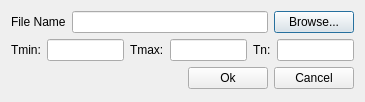
<?xml version="1.0" encoding="UTF-8"?>
<ui version="4.0">
 <class>SelectShpDlg</class>
 <widget class="QDialog" name="SelectShpDlg">
  <property name="geometry">
   <rect>
    <x>0</x>
    <y>0</y>
    <width>365</width>
    <height>102</height>
   </rect>
  </property>
  <property name="windowTitle">
   <string>Select Shape File Dialog</string>
  </property>
  <layout class="QVBoxLayout" name="verticalLayout">
   <item>
    <layout class="QHBoxLayout" name="horizontalLayout_3">
     <item>
      <widget class="QLabel" name="label">
       <property name="text">
        <string>File Name</string>
       </property>
      </widget>
     </item>
     <item>
      <widget class="QLineEdit" name="lineEdit_filename">
       <property name="readOnly">
        <bool>true</bool>
       </property>
      </widget>
     </item>
     <item>
      <widget class="QPushButton" name="pushButton_browse">
       <property name="text">
        <string>Browse...</string>
       </property>
      </widget>
     </item>
    </layout>
   </item>
   <item>
    <layout class="QHBoxLayout" name="horizontalLayout">
     <item>
      <widget class="QLabel" name="label_37">
       <property name="text">
        <string>Tmin:</string>
       </property>
      </widget>
     </item>
     <item>
      <widget class="QLineEdit" name="lineEdit_tmin">
       <property name="text">
        <string/>
       </property>
      </widget>
     </item>
     <item>
      <widget class="QLabel" name="label_38">
       <property name="text">
        <string>Tmax:</string>
       </property>
      </widget>
     </item>
     <item>
      <widget class="QLineEdit" name="lineEdit_tmax">
       <property name="text">
        <string/>
       </property>
      </widget>
     </item>
     <item>
      <widget class="QLabel" name="label_42">
       <property name="text">
        <string>Tn:</string>
       </property>
      </widget>
     </item>
     <item>
      <widget class="QLineEdit" name="lineEdit_tn">
       <property name="text">
        <string/>
       </property>
      </widget>
     </item>
    </layout>
   </item>
   <item>
    <layout class="QHBoxLayout" name="horizontalLayout_2">
     <item>
      <spacer name="horizontalSpacer">
       <property name="orientation">
        <enum>Qt::Horizontal</enum>
       </property>
       <property name="sizeHint" stdset="0">
        <size>
         <width>40</width>
         <height>20</height>
        </size>
       </property>
      </spacer>
     </item>
     <item>
      <widget class="QPushButton" name="pushButton_ok">
       <property name="text">
        <string>Ok</string>
       </property>
      </widget>
     </item>
     <item>
      <widget class="QPushButton" name="pushButton_cancel">
       <property name="text">
        <string>Cancel</string>
       </property>
      </widget>
     </item>
    </layout>
   </item>
  </layout>
 </widget>
 <resources/>
 <connections/>
</ui>
